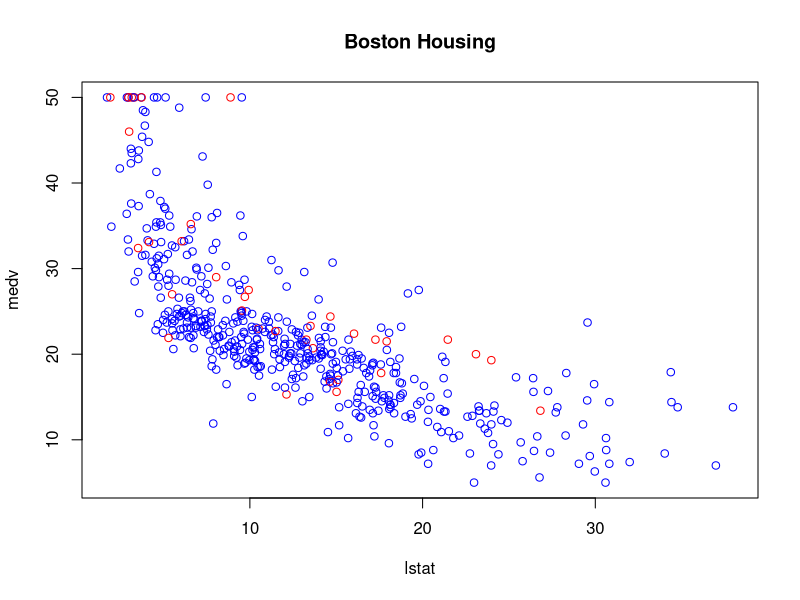
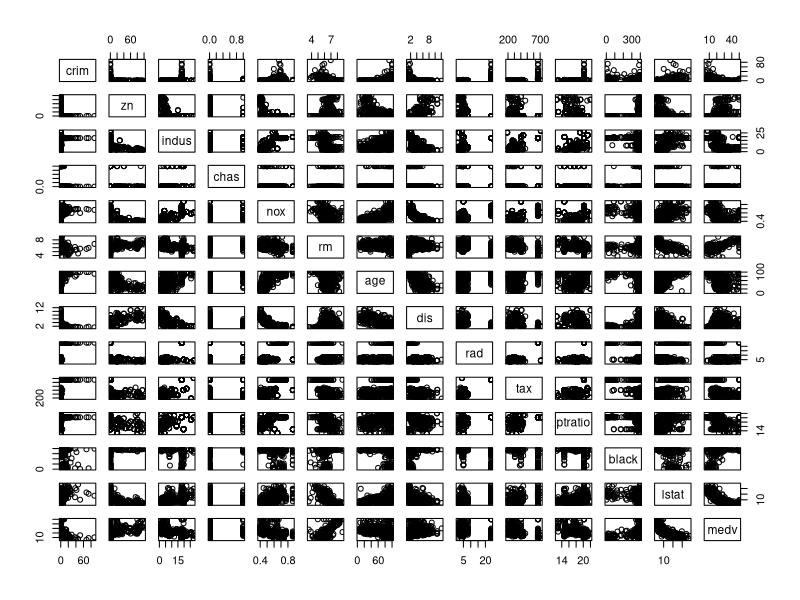
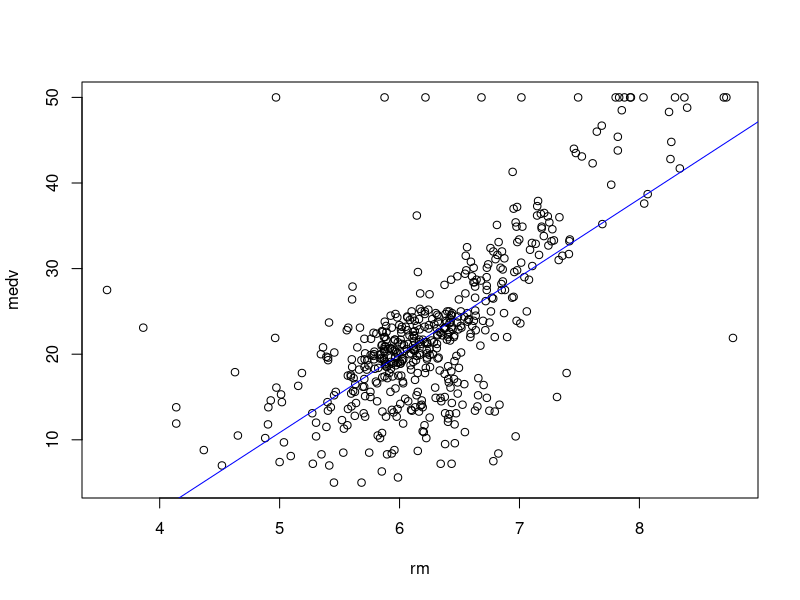

Here is the R script that generated these plots, in order:
## ---- chunk 1
if (!require("MASS")){
  install.packages("MASS")
}
library(MASS)
## ---- chunk 2
data(Boston)
str(Boston)
## ---- chunk 3
attach(Boston)
range(medv)
median(tax)
mean(lstat)
summary(age)
## ---- chunk 4
plot(medv~lstat, col=c("blue","red")[unclass(chas)+1], main="Boston Housing")
## ---- chunk 5
cor(Boston)
pairs(Boston)
## ---- chunk 6
plot(rm, medv)
abline(lm(medv~rm), col="blue")
